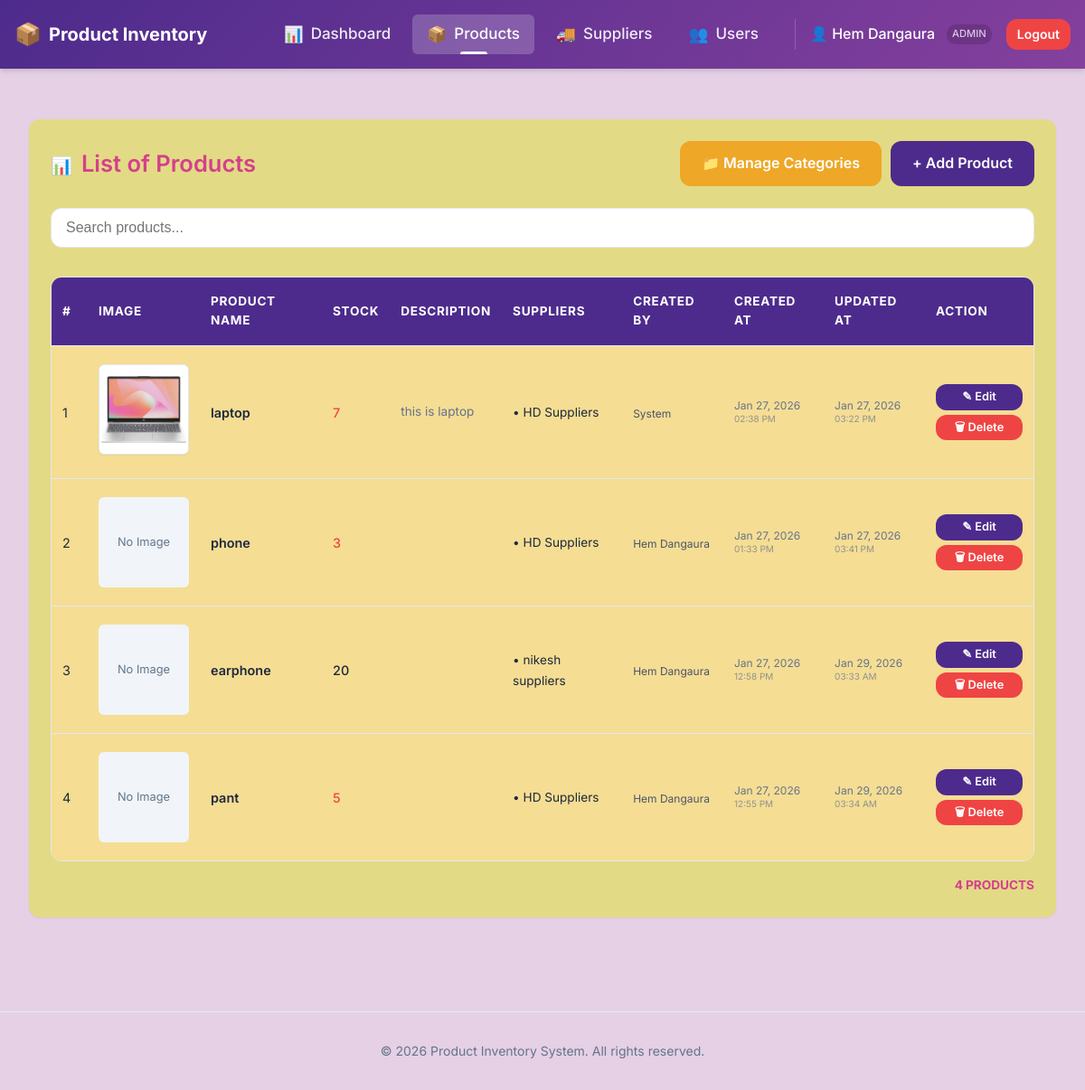
The app's page /product_inventory/public/products.php (signed in) with its own data.
### tables this page shows
CREATE TABLE `products` (
  `id` int(11) NOT NULL,
  `name` varchar(150) NOT NULL,
  `image` varchar(255) DEFAULT NULL,
  `category` varchar(100) DEFAULT NULL,
  `description` text DEFAULT NULL,
  `quantity` int(11) NOT NULL,
  `price` decimal(10,2) NOT NULL,
  `created_at` timestamp NOT NULL DEFAULT current_timestamp(),
  `user_id` int(11) DEFAULT NULL,
  `supplier_id` int(11) DEFAULT NULL,
  `updated_at` timestamp NOT NULL DEFAULT current_timestamp() ON UPDATE current_timestamp()
);

CREATE TABLE `suppliers` (
  `id` int(11) NOT NULL,
  `name` varchar(255) NOT NULL,
  `email` varchar(255) DEFAULT NULL,
  `phone` varchar(20) DEFAULT NULL,
  `address` text DEFAULT NULL,
  `created_at` timestamp NOT NULL DEFAULT current_timestamp()
);

CREATE TABLE `users` (
  `id` int(11) NOT NULL,
  `username` varchar(50) DEFAULT NULL,
  `password` varchar(255) DEFAULT NULL,
  `role` enum('user','admin') DEFAULT 'user'
);

### product_inventory/includes/auth.php (called while the page is built, shortened)
<?php
function isAdmin()
{
    return isset($_SESSION['role']) && $_SESSION['role'] === 'admin';
}

### product_inventory/public/products.php (the view, shortened to what this page needs)
<?php
$containerClass = 'container-xl';
include '../includes/header.php';
require '../includes/auth.php';
require '../config/db.php';
$stmt = $conn->query("
    SELECT p.*, u.username as creator_name, s.name as supplier_name
    FROM products p
    LEFT JOIN users u ON p.user_id = u.id
    LEFT JOIN suppliers s ON p.supplier_id = s.id
    ORDER BY p.id DESC
");
$products = $stmt->fetchAll(PDO::FETCH_ASSOC);
?>
<div class="card" style="max-width: 100%; overflow: hidden;">
    <div style="display:flex; justify-content:space-between; align-items:center; margin-bottom:1.5rem">
        <h2 style="margin:0; color: #d53f8c;"><span style="font-size: 1.2rem; margin-right: 10px;">📊</span>List of
            Products</h2>
        <?php if (isAdmin()): ?>
            <div style="display: flex; gap: 10px;">
                <a href="categories.php" class="btn btn-secondary">📁 Manage Categories</a>
                <a href="add.php" class="btn btn-primary">+ Add Product</a>
            </div>
        <?php endif; ?>
    </div>
    <div class="search-bar" style="margin-bottom: 2rem; width: 100%; max-width: none;">
        <input type="text" id="search" placeholder="Search products..." style="width: 100%">
    </div>
    <div id="tableWrapper" class="table-wrapper">
        <table style="font-size: 0.9rem;">
            <thead>
                <tr>
                    <th style="width: 40px">#</th>
                    <th style="width: 100px">IMAGE</th>
                    <th>PRODUCT NAME</th>
                    <th>STOCK</th>
                    <th>DESCRIPTION</th>
                    <th>SUPPLIERS</th>
                    <th>CREATED BY</th>
                    <th>CREATED AT</th>
                    <th>UPDATED AT</th>
                    <?php if (isAdmin()): ?>
                        <th style="width: 120px">ACTION</th>
                    <?php endif; ?>
                </tr>
            </thead>
            <tbody>
                <?php if (!empty($products)): ?>
                    <?php $count = 1;
                    foreach ($products as $p): ?>
                        <tr>
                            <td><?= $count++ ?></td>
                            <td>
                                <?php if ($p['image']): ?>
                                    <?php
                                    $displayPath = $p['image'];
                                    if (strpos($displayPath, 'http') !== 0) {
                                        $displayPath = $baseUrl . '/public/' . $displayPath;
                                    }
                                    ?>
                                    <img src="<?= htmlspecialchars($displayPath) ?>" alt="Product" class="product-img-large">
                                <?php else: ?>
                                    <div class="no-image-large">No Image</div>
                                <?php endif; ?>
                            </td>
                            <td style="font-weight: 600"><?= htmlspecialchars($p['name']) ?></td>
                            <td>
                                <span style="font-weight: 500; <?= $p['quantity'] < 10 ? 'color: var(--danger-color)' : '' ?>">
                                    <?= $p['quantity'] ?>
                                </span>
                            </td>
                            <td style="max-width: 200px; font-size: 0.85rem; color: var(--text-muted);">
                                <?= htmlspecialchars($p['description'] ?? 'No description') ?>
                            </td>
                            <td>
                                <span style="font-size: 0.85rem;">
                                    • <?= htmlspecialchars($p['supplier_name'] ?? 'None') ?>
                                </span>
                            </td>
                            <td>
                                <span style="font-size: 0.75rem; color: #4a5568;">
                                    <?= htmlspecialchars($p['creator_name'] ?? 'System') ?>
                                </span>
                            </td>
                            <td style="font-size: 0.75rem; color: var(--text-muted); line-height: 1.2;">
                                <?= date('M d, Y', strtotime($p['created_at'])) ?><br>
                                <small style="opacity:0.7"><?= date('h:i A', strtotime($p['created_at'])) ?></small>
                            </td>
                            <td style="font-size: 0.75rem; color: var(--text-muted); line-height: 1.2;">
                                <?= date('M d, Y', strtotime($p['updated_at'])) ?><br>
                                <small style="opacity:0.7"><?= date('h:i A', strtotime($p['updated_at'])) ?></small>
                            </td>
                            <?php if (isAdmin()): ?>
                                <td>
                                    <div style="display: flex; flex-direction: column; gap: 5px;">
                                        <a href="edit.php?id=<?= $p['id'] ?>" class="btn btn-sm btn-primary"
                                            style="padding: 4px 8px; font-size: 0.8rem;">
                                            ✎ Edit
                                        </a>
                                        <a href="delete.php?id=<?= $p['id'] ?>" class="btn btn-sm btn-danger"
                                            style="padding: 4px 8px; font-size: 0.8rem;" onclick="return confirm('Delete?')">
                                            🗑 Delete
                                        </a>
                                    </div>
                                </td>
                            <?php endif; ?>
                        </tr>
                    <?php endforeach; ?>
                <?php endif; ?>
            </tbody>
        </table>
    </div>
    <div
        style="text-align: right; margin-top: 1rem; font-weight: 700; color: #d53f8c; text-transform: uppercase; font-size: 0.85rem;">
        <?= count($products) ?> PRODUCTS
    </div>
</div>
<?php include '../includes/footer.php'; ?>

### product_inventory/includes/header.php (shortened to what this page needs)
<?php
$baseUrl = "/~np03cs4a240274/product_inventory";
$currentPage = basename($_SERVER['PHP_SELF']);
?>
<!DOCTYPE html>
<html lang="en">
<head>
<link rel="stylesheet" href="/~np03cs4a240274/product_inventory/assets/css/style.css">
</head>
<body>
    <nav class="navbar">
        <div class="container nav-container">
            <a href="<?= $baseUrl ?>/public/index.php" class="brand">
                <span class="brand-icon">📦</span>
                <span class="brand-text">Product Inventory</span>
            </a>
            <?php if (isset($_SESSION['user_id'])): ?>
                <div class="nav-links" id="navLinks">
                    <a href="<?= $baseUrl ?>/public/index.php"
                        class="nav-link <?= $currentPage === 'index.php' ? 'active' : '' ?>">
                        <span class="nav-icon">📊</span>
                        <span>Dashboard</span>
                    </a>
                    <a href="<?= $baseUrl ?>/public/products.php"
                        class="nav-link <?= $currentPage === 'products.php' ? 'active' : '' ?>">
                        <span class="nav-icon">📦</span>
                        <span>Products</span>
                    </a>
                    <a href="<?= $baseUrl ?>/public/suppliers.php"
                        class="nav-link <?= $currentPage === 'suppliers.php' ? 'active' : '' ?>">
                        <span class="nav-icon">🚚</span>
                        <span>Suppliers</span>
                    </a>
                    <?php if (isset($_SESSION['role']) && $_SESSION['role'] === 'admin'): ?>
                        <a href="<?= $baseUrl ?>/public/users.php"
                            class="nav-link <?= $currentPage === 'users.php' ? 'active' : '' ?>">
                            <span class="nav-icon">👥</span>
                            <span>Users</span>
                        </a>
                    <?php endif; ?>
                    <div class="nav-user">
                        <span class="user-badge">
                            👤 <?= htmlspecialchars($_SESSION['username']) ?>
                            <small
                                style="opacity: 0.7; font-size: 0.7rem; background: rgba(0,0,0,0.2); padding: 2px 6px; border-radius: 10px; margin-left: 5px;">
                                <?= strtoupper($_SESSION['role'] ?? 'USER') ?>
                            </small>
                        </span>
                        <a href="<?= $baseUrl ?>/public/logout.php" class="btn btn-sm btn-danger">Logout</a>
                    </div>
                </div>
            <?php endif; ?>
        </div>
    </nav>
    <div class="<?= isset($containerClass) ? $containerClass : 'container' ?>">

### product_inventory/includes/footer.php (shortened to what this page needs)
</div>
<footer
    style="text-align: center; padding: 2rem 0; color: var(--text-muted); font-size: 0.875rem; border-top: 1px solid var(--border-color); margin-top: 3rem;">
    ©
    <?= date('Y') ?> Product Inventory System. All rights reserved.
</footer>
</body>
</html>

### product_inventory/assets/css/style.css (style rules this page uses)
:root { --primary-color: #4D2B8C; --primary-hover: #85409D; --secondary-color: #EEA727; --background-bg: #e5d0e5; --card-bg: #e3da85; --text-color: #1e293b; --text-muted: #64748b; --border-color: #e2e8f0; --danger-color: #ef4444; --danger-hover: #dc2626; --success-color: #10b981; --shadow-sm: 0 1px 2px 0 rgb(0 0 0 / 0.05); --shadow-md: 0 10px 15px -3px rgb(0 0 0 / 0.1), 0 4px 6px -4px rgb(0 0 0 / 0.1); --radius: 0.75rem; }
*, *::before, *::after { box-sizing: border-box; }
body { font-family: 'Inter', system-ui, -apple-system, sans-serif; background-color: var(--background-bg); color: var(--text-color); margin: 0; line-height: 1.6; font-size: 17px; }
h1, h2, h3, h4, h5, h6 { margin-top: 0; font-weight: 600; color: var(--text-color); }
a { color: var(--primary-color); text-decoration: none; transition: color 0.2s; }
.container { max-width: 1200px; margin: 0 auto; padding: 2rem 1rem; }
.container-xl { width: 100%; max-width: 100%; margin: 0; padding: 1.5rem 2rem; }
.navbar { background: linear-gradient(135deg, #4D2B8C 0%, #85409D 100%); border-bottom: none; padding: 0; margin-bottom: 2rem; box-shadow: 0 4px 6px -1px rgba(0, 0, 0, 0.1), 0 2px 4px -1px rgba(0, 0, 0, 0.06); position: sticky; top: 0; z-index: 1000; }
.nav-container { display: flex; justify-content: space-between; align-items: center; padding: 1rem; max-width: 1400px; margin: 0 auto; }
.brand { display: flex; align-items: center; gap: 0.5rem; font-size: 1.25rem; font-weight: 700; color: white; transition: transform 0.2s; }
.brand-icon { font-size: 1.5rem; }
.brand-text { display: inline-block; }
.nav-links { display: flex; align-items: center; gap: 0.5rem; }
.nav-link { display: flex; align-items: center; gap: 0.5rem; color: rgba(255, 255, 255, 0.9); font-weight: 500; padding: 0.5rem 1rem; border-radius: 0.375rem; transition: all 0.2s; position: relative; }
.nav-link.active { background-color: rgba(255, 255, 255, 0.2); color: white; }
.nav-link.active::after { content: ''; position: absolute; bottom: 0; left: 50%; transform: translateX(-50%); width: 30px; height: 3px; background-color: white; border-radius: 3px 3px 0 0; }
.nav-icon { font-size: 1.1rem; }
.nav-user { display: flex; align-items: center; gap: 1rem; margin-left: 1rem; padding-left: 1rem; border-left: 1px solid rgba(255, 255, 255, 0.2); }
.user-badge { color: white; font-weight: 500; font-size: 1rem; display: flex; align-items: center; gap: 0.5rem; }
.card { background: var(--card-bg); border-radius: var(--radius); padding: 2rem; box-shadow: var(--shadow-md); margin-bottom: 2rem; }
.container-xl .card { padding: 1.5rem; box-shadow: var(--shadow-sm); }
input[type="text"], input[type="number"], input[type="password"], input[type="email"], textarea, select { width: 100%; padding: 0.75rem 1rem; border: 1px solid var(--border-color); border-radius: var(--radius); font-size: 1rem; background-color: #fff; transition: border-color 0.2s, box-shadow 0.2s; }
.btn { display: inline-block; padding: 0.75rem 1.5rem; border-radius: var(--radius); font-weight: 600; cursor: pointer; text-align: center; border: none; transition: all 0.2s ease; font-size: 1rem; }
.btn-primary { background-color: var(--primary-color); color: white; }
.btn-danger { background-color: var(--danger-color); color: white; }
.btn-sm { padding: 0.35rem 0.75rem; font-size: 0.875rem; }
.btn-secondary { background-color: var(--secondary-color); color: white; }
.table-wrapper { overflow-x: auto; border-radius: var(--radius); border: 1px solid var(--border-color); }
table { width: 100%; border-collapse: collapse; background: rgb(245, 221, 148); table-layout: auto; }
th { text-align: left; padding: 1rem 0.75rem; background-color: #4D2B8C; font-weight: 700; color: white; font-size: 0.85rem; text-transform: uppercase; letter-spacing: 0.05em; border-bottom: 1px solid var(--border-color); }
td { padding: 1.25rem 0.75rem; border-bottom: 1px solid var(--border-color); color: var(--text-color); vertical-align: middle; word-break: break-word; }
.product-img-large { width: 100px; height: 100px; object-fit: cover; border-radius: 6px; border: 1px solid var(--border-color); box-shadow: var(--shadow-sm); }
.no-image-large { width: 100px; height: 100px; background: #f1f5f9; display: flex; align-items: center; justify-content: center; border-radius: 6px; color: var(--text-muted); font-size: 0.8rem; }
tr:last-child td { border-bottom: none; }
.search-bar { margin-bottom: 1.5rem; max-width: 400px; }

### records on screen
products: name "laptop", quantity "7", description "this is laptop", supplier.name "HD Suppliers", creator_name "System", created_at "Jan 27, 2026", created_at "02:38 PM", updated_at "Jan 27, 2026", updated_at "03:22 PM"
products: shows "No Image", name "phone", quantity "3", supplier.name "HD Suppliers", user.username "Hem Dangaura", created_at "Jan 27, 2026", created_at "01:33 PM", updated_at "Jan 27, 2026", updated_at "03:41 PM"
products: shows "No Image", name "earphone", quantity "20", supplier.name "nikesh suppliers", user.username "Hem Dangaura", created_at "Jan 27, 2026", created_at "12:58 PM", updated_at "Jan 29, 2026", updated_at "03:33 AM"
products: shows "No Image", name "pant", quantity "5", supplier.name "HD Suppliers", user.username "Hem Dangaura", created_at "Jan 27, 2026", created_at "12:55 PM", updated_at "Jan 29, 2026", updated_at "03:34 AM"

### other values on screen
$_SESSION['username'] "Hem Dangaura"
$_SESSION['role'] "ADMIN"
count($products) "4"
